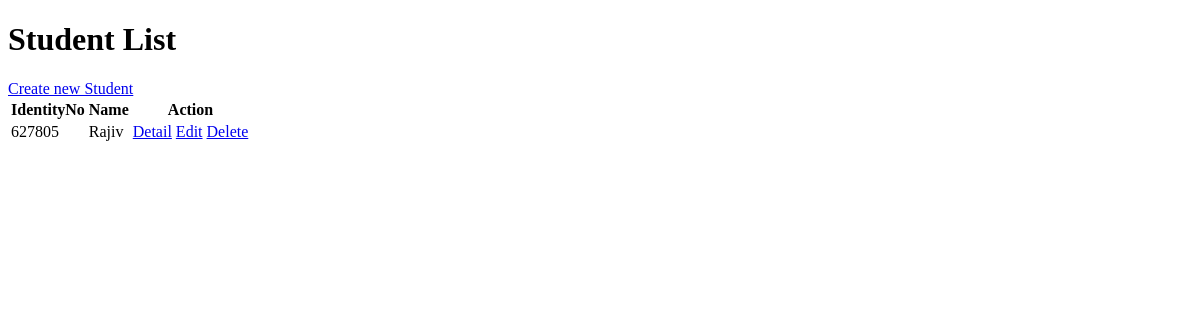
The app's page /student/, older data.
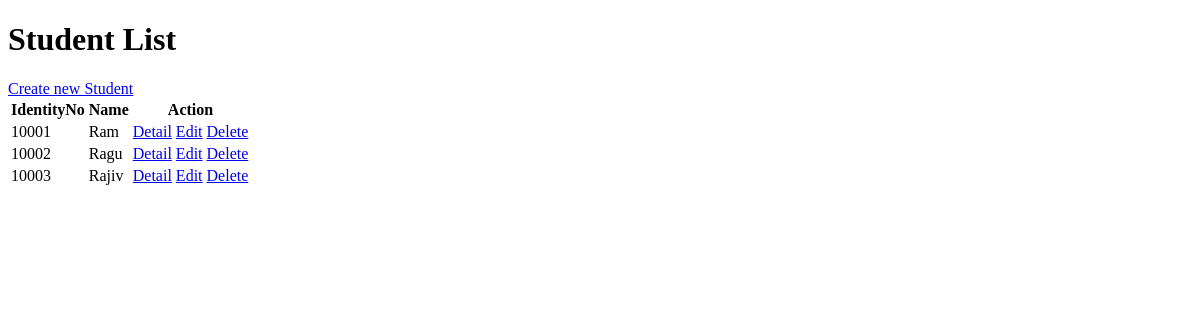
The same page, newer data.
### app/models.py (models this page shows, shortened)
class Student(models.Model):
  name = models.CharField(max_length=200, null=False)
  identityNumber = models.CharField(max_length=200, null=False)
  address = models.CharField(max_length=400, null=True)
  department = models.CharField(max_length=200, null=True)

### app/views.py (the view)
# urls.py: path('', views.StudentList.as_view(), name='student_list'),
class StudentList(ListView):
  model = Student

### app/templates/app/student_list.html (shortened to what this page needs)
<!DOCTYPE html>
<html lang="en">
  <head>
  </head>
  <body>
    <h1>Student List</h1>
    <a href="{% url 'student_new' %}">Create new Student</a>
    <table>
      <thead>
        <th>IdentityNo</th>
        <th>Name</th>
        <th>Action</th>
      </thead>
      <tbody>
        {% for student in object_list %}
        <tr>
          <td>{{ student.identityNumber }}</td>
          <td>{{ student.name }}</td>
          <td>
            <a href="{% url 'student_detail' student.id %}">Detail</a>
            <a href="{% url 'student_edit' student.id %}">Edit</a>
            <a href="{% url 'student_delete' student.id %}">Delete</a>
          </td>
        </tr>
        {% empty %}
        <tr><td colspan="3">
          Data is empty! Add students first.
        </td></tr>
        {% endfor %}
      </tbody>
    </table>
  </body>
</html>

Row changes from the older to the newer data that the page shows:
removed Student: identityNumber "627805", name "Rajiv"
added Student: identityNumber "10001", name "Ram"
added Student: identityNumber "10002", name "Ragu"
added Student: identityNumber "10003", name "Rajiv"
